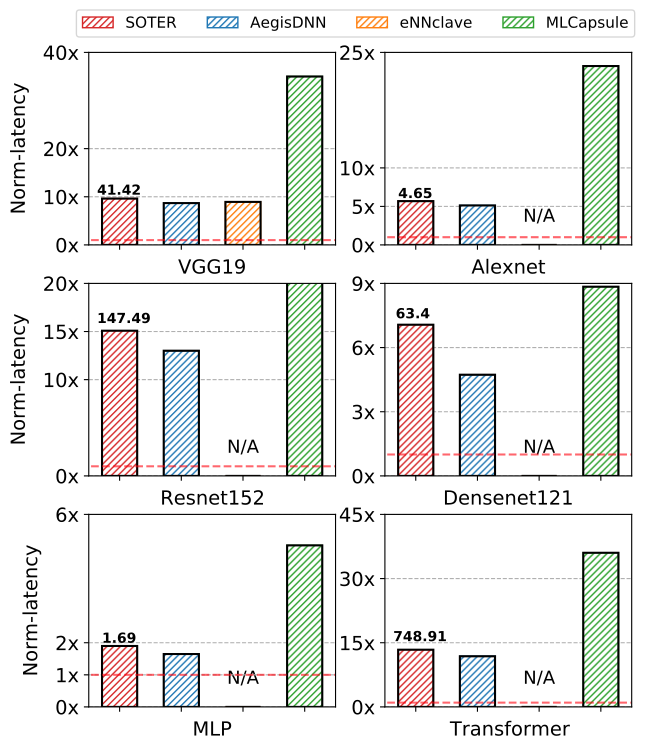

Write the Python code that produced this figure.
from config import *
import matplotlib.pyplot as plt
import numpy as np
import os
import matplotlib.lines as mlines

# aegisdnn: alex dense mlp res trans vgg 
# ennclave: vgg
# gpu: alex dense mlp res trans vgg
# mlcapsule: alex dense mlp res trans vgg
# soter: alex dense mlp res trans vgg

exper = []

dist = open('latency.txt','r')
content = dist.readlines()
for line in content:
    charac = line.strip()
    exper.append(charac)
# print(exper)

# plt.figure(figsize=(10, 5.5))
fig=plt.figure(figsize=(7,8.5))

# soter aegisdnn ennclave mlcap 
# vgg alex res dense mlp trans
data = [
    [0,0,0,0],
    [0,0,0,0],
    [0,0,0,0],
    [0,0,0,0],
    [0,0,0,0],
    [0,0,0,0]
]

# vgg: 
data[0][0] = round(float(exper[24])/float(exper[12]),2) 
data[0][1] = round(float(exper[5])/float(exper[12]),2) 
data[0][2] = round(float(exper[6])/float(exper[12]),2) 
data[0][3] = round(float(exper[18])/float(exper[12]),2) 
# alex: 
data[1][0] = round(float(exper[19])/float(exper[7]) ,2)   
data[1][1] = round(float(exper[0])/float(exper[7]) ,2)   
data[1][2] = 0
data[1][3] = round(float(exper[13])/float(exper[7]) ,2)   
# res: 
data[2][0] = round(float(exper[22])/float(exper[10]) ,2)   
data[2][1] = round(float(exper[3])/float(exper[10]) ,2)  
data[2][2] = 0
data[2][3] = round(float(exper[16])/float(exper[10]) ,2)  
# aegisdnn: alex dense mlp res trans vgg 0 - 5
# ennclave: vgg 6
# gpu: alex dense mlp res trans vgg 7 - 12
# mlcapsule: alex dense mlp res trans vgg 13 - 18
# soter: alex dense mlp res trans vgg 19 - 24

# dense: 
data[3][0] = round(float(exper[20])/float(exper[8]) ,2)  
data[3][1] = round(float(exper[1])/float(exper[8]) ,2) 
data[3][2] = 0
data[3][3] = round(float(exper[14])/float(exper[8]) ,2) 
# mlp: 
data[4][0] = round(float(exper[21])/float(exper[9]) ,2) 
data[4][1] = round(float(exper[2])/float(exper[9]) ,2) 
data[4][2] = 0
data[4][3] = round(float(exper[15])/float(exper[9]) ,2) 
# trans: 
data[5][0] = round(float(exper[23])/float(exper[11]) ,2) 
data[5][1] = round(float(exper[4])/float(exper[11]) ,2) 
data[5][2] = 0
data[5][3] = round(float(exper[17])/float(exper[11]) ,2) 

print (data)
soter = [round(float(exper[24]),2),round(float(exper[19]),2),round(float(exper[22]),2),round(float(exper[20]),2),round(float(exper[21]),2),round(float(exper[23]),2)]

myticks = [
    [0,10,20,40],
    [0,5,10,25],
    [0,10,15,25],
    [0,3,6,9],
    [0,1,2,6],
    [0,15,30,45]
]

myticks_labels = [
    ['0x','10x','20x','40x'],
    ['0x','5x','10x','25x'],
    ['0x','10x','15x','20x'],
    ['0x','3x','6x','9x'],
    ['0x','1x','2x','6x'],
    ['0x','15x','30x','45x']
]

# data = [
#     [10.54,10.32433875,10.23013209,24.71098875],
#     [3.21, 2.59,  0, 13.80138875],
#     [13.26, 12.58,0, 16.04],
#     [5.64,5.35   ,0, 7.05],
#     [2.24,2.175524543,0,2.71537693],
#     [13.58, 11.31, 0, 36.08]
# ]
# print (data)

bar_label = ['SOTER','AegisDNN', 'eNNclave', 'MLCapsule' ]
bar_width = 0.57
program_label = ['VGG19', 'Alexnet', 'Resnet152', 'Densenet121', 'MLP', 'Transformer']

for index in range(len(data)):

    fig=plt.subplot(3,2,index+1)
    xx = np.array([i for i in range(len(data[index]))])
    plots = []
    for idx, d in enumerate(data[index]):
        left=idx
        r = plt.bar(left, d, bar_width, label="hey", **bar_format_args, hatch=hatches[0], edgecolor=colors[idx])
        plt.bar(left, d, bar_width, color='none', edgecolor='k', zorder=2, lw=1.5)
        if idx == 0:
            if index ==0:
                plt.text(idx-bar_width/2-0.08, d+0.8, str(soter[index]), fontweight='bold')
            elif index ==1:
                plt.text(idx-bar_width/2, d+0.4, str(soter[index]), fontweight='bold')
            elif index ==2:
                plt.text(idx-bar_width/2-0.08, d+0.8, str(soter[index]), fontweight='bold')
            elif index ==3:
                plt.text(idx-bar_width/2-0.04, d+0.3, str(soter[index]), fontweight='bold')
            elif index ==4:
                plt.text(idx-bar_width/2, d+0.1, str(soter[index]), fontweight='bold')
            elif index ==5:
                plt.text(idx-bar_width/2-0.08, d+2, str(soter[index]), fontweight='bold')
        plots.append(r)
    r = plt.plot([-1, 4], [1, 1], color='#ff000d', marker=',',alpha=0.6,linestyle='dashed')
    ax = plt.gca()
    ax.grid(linestyle='--',which= 'major',axis='y', zorder=0)
    if index==0:
        num1,num2,num3,num4=-0.05,1.08,3,0

        plt.legend(plots, bar_label, ncol=4,bbox_to_anchor=(num1, num2), loc=num3, borderaxespad=num4,fontsize=LEGEND_SIZE-9)
       

    labels=[]
    for i in data[index]:
        if i==0:
            labels.append("N/A")
        else:
            labels.append("")
    plt.xticks(xx, labels, fontsize=TICK_SIZE-7)
    ax.tick_params(axis='x',pad=-30)
    plt.yticks(myticks[index],myticks_labels[index],fontsize=TICK_SIZE-6)
    plt.ylim((myticks[index][0],myticks[index][3]))
    plt.xlim(-0.5,3.5)
    if index%2 == 0:
        plt.ylabel("Norm-latency", fontsize=LABEL_SIZE-8,labelpad=10)
    plt.xlabel(program_label[index], fontsize=LABEL_SIZE-8,labelpad=10)

    #plt.ylabel("Normalized Latency", fontsize=LABEL_SIZE-4)
    
    plt.plot()


#plt.title("Latency",loc='left center')
#IS_DEBUG = True#False
if IS_DEBUG:
    plt.show()
else:
    plt.savefig(os.path.basename(__file__).replace(".py",".pdf"), format='pdf',dpi=500, bbox_inches='tight')
    # plt.savefig(os.path.basename(__file__).replace(".py", ".png"), format='png', dpi=500, bbox_inches='tight')
